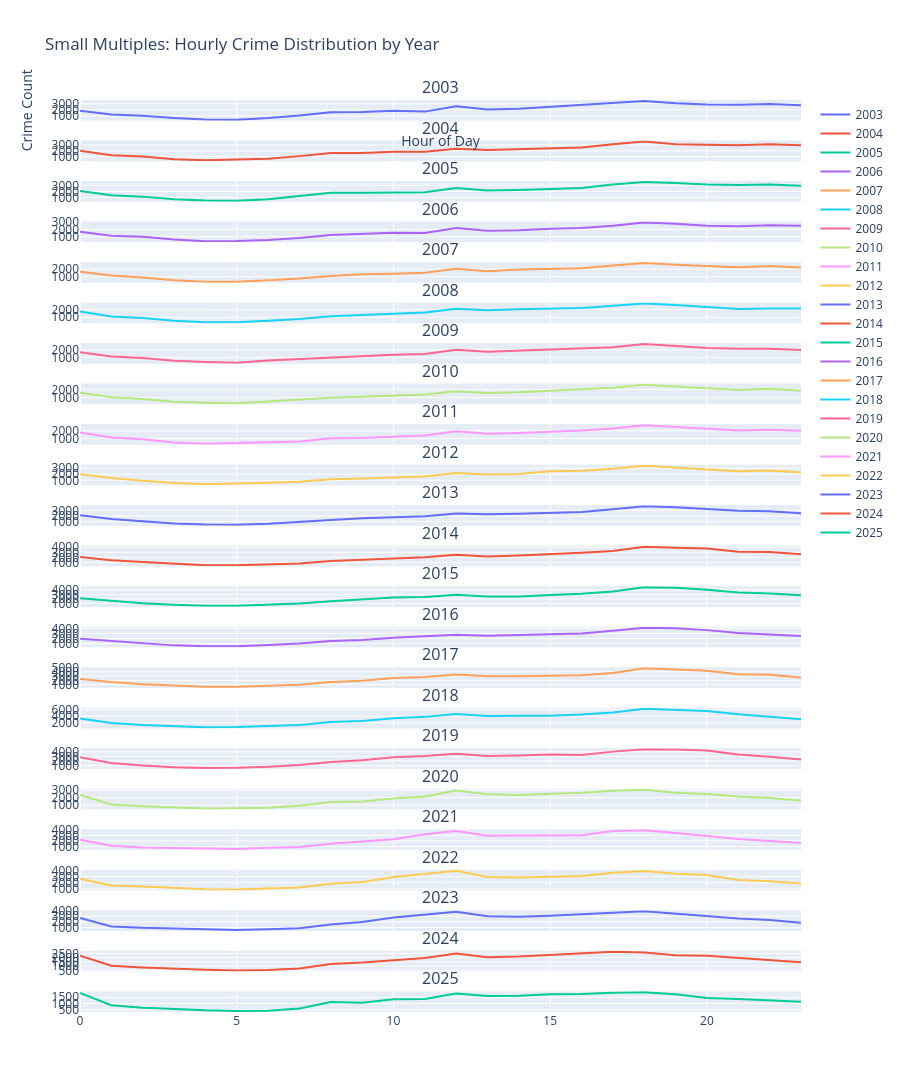

The notebook cell this image was saved under:
### Code cell
from plotly.subplots import make_subplots
import plotly.graph_objects as go

years = sorted(df_focus["Year"].unique())

fig = make_subplots(
    rows=len(years),
    cols=1,
    shared_xaxes=True,
    subplot_titles=[str(y) for y in years]
)

for i, year in enumerate(years, start=1):
    yearly = (
        df_focus[df_focus["Year"] == year]
        .groupby("Hour")
        .size()
        .reset_index(name="Count")
    )

    fig.add_trace(
        go.Scatter(
            x=yearly["Hour"],
            y=yearly["Count"],
            mode="lines",
            name=str(year)
        ),
        row=i,
        col=1
    )

fig.update_layout(
    height=300 * len(years),
    title="Small Multiples: Hourly Crime Distribution by Year",
    xaxis_title="Hour of Day",
    yaxis_title="Crime Count"
)

fig.show()

### Figure 1 — Plotly figure (JSON) as saved in the notebook; plotly's stock layout.template omitted (floating-point values rounded to 4 significant figures)
{"data": [{"mode": "lines", "name": "2003", "type": "scatter", "x": [0, 1, 2, 3, 4, 5, 6, 7, 8, 9, 10, 11, 12, 13, 14, 15, 16, 17, 18, 19, 20, 21, 22, 23], "xaxis": "x", "y": [1852, 1252, 1045, 648, 415, 385, 645, 1069, 1621, 1632, 1835, 1710, 2580, 2054, 2193, 2502, 2728, 3069, 3454, 3074, 2892, 2861, 2975, 2771], "yaxis": "y"}, {"mode": "lines", "name": "2004", "type": "scatter", "x": [0, 1, 2, 3, 4, 5, 6, 7, 8, 9, 10, 11, 12, 13, 14, 15, 16, 17, 18, 19, 20, 21, 22, 23], "xaxis": "x2", "y": [2004, 1253, 1033, 565, 390, 454, 637, 1084, 1622, 1622, 1824, 1821, 2359, 2151, 2288, 2449, 2542, 3102, 3583, 3133, 3086, 2962, 3138, 2967], "yaxis": "y2"}, {"mode": "lines", "name": "2005", "type": "scatter", "x": [0, 1, 2, 3, 4, 5, 6, 7, 8, 9, 10, 11, 12, 13, 14, 15, 16, 17, 18, 19, 20, 21, 22, 23], "xaxis": "x3", "y": [2047, 1360, 1133, 705, 500, 464, 705, 1196, 1763, 1760, 1874, 1865, 2565, 2136, 2213, 2369, 2551, 3128, 3537, 3372, 3136, 3050, 3115, 2933], "yaxis": "y3"}, {"mode": "lines", "name": "2006", "type": "scatter", "x": [0, 1, 2, 3, 4, 5, 6, 7, 8, 9, 10, 11, 12, 13, 14, 15, 16, 17, 18, 19, 20, 21, 22, 23], "xaxis": "x4", "y": [1704, 1135, 978, 598, 379, 404, 543, 823, 1230, 1390, 1532, 1522, 2206, 1817, 1898, 2116, 2197, 2521, 2956, 2777, 2516, 2443, 2581, 2504], "yaxis": "y4"}, {"mode": "lines", "name": "2007", "type": "scatter", "x": [0, 1, 2, 3, 4, 5, 6, 7, 8, 9, 10, 11, 12, 13, 14, 15, 16, 17, 18, 19, 20, 21, 22, 23], "xaxis": "x5", "y": [1656, 1155, 903, 542, 358, 350, 534, 765, 1110, 1328, 1406, 1523, 2063, 1730, 1941, 2042, 2119, 2468, 2790, 2566, 2426, 2239, 2405, 2225], "yaxis": "y5"}, {"mode": "lines", "name": "2008", "type": "scatter", "x": [0, 1, 2, 3, 4, 5, 6, 7, 8, 9, 10, 11, 12, 13, 14, 15, 16, 17, 18, 19, 20, 21, 22, 23], "xaxis": "x6", "y": [1745, 1095, 910, 553, 361, 357, 563, 781, 1134, 1285, 1459, 1636, 2111, 1902, 2048, 2126, 2224, 2516, 2782, 2600, 2330, 2087, 2144, 2140], "yaxis": "y6"}, {"mode": "lines", "name": "2009", "type": "scatter", "x": [0, 1, 2, 3, 4, 5, 6, 7, 8, 9, 10, 11, 12, 13, 14, 15, 16, 17, 18, 19, 20, 21, 22, 23], "xaxis": "x7", "y": [1686, 1102, 895, 527, 357, 273, 558, 746, 1028, 1171, 1330, 1438, 2028, 1751, 1889, 1971, 2132, 2345, 2766, 2515, 2248, 2137, 2148, 1982], "yaxis": "y7"}, {"mode": "lines", "name": "2010", "type": "scatter", "x": [0, 1, 2, 3, 4, 5, 6, 7, 8, 9, 10, 11, 12, 13, 14, 15, 16, 17, 18, 19, 20, 21, 22, 23], "xaxis": "x8", "y": [1590, 1041, 824, 472, 346, 281, 496, 706, 979, 1085, 1220, 1370, 1784, 1574, 1663, 1833, 1975, 2227, 2616, 2407, 2171, 1952, 2100, 1864], "yaxis": "y8"}, {"mode": "lines", "name": "2011", "type": "scatter", "x": [0, 1, 2, 3, 4, 5, 6, 7, 8, 9, 10, 11, 12, 13, 14, 15, 16, 17, 18, 19, 20, 21, 22, 23], "xaxis": "x9", "y": [1787, 1141, 907, 510, 333, 395, 536, 620, 1056, 1078, 1203, 1390, 1943, 1637, 1720, 1868, 2047, 2313, 2730, 2494, 2307, 2055, 2143, 1996], "yaxis": "y9"}, {"mode": "lines", "name": "2012", "type": "scatter", "x": [0, 1, 2, 3, 4, 5, 6, 7, 8, 9, 10, 11, 12, 13, 14, 15, 16, 17, 18, 19, 20, 21, 22, 23], "xaxis": "x10", "y": [1987, 1387, 920, 568, 345, 434, 610, 771, 1169, 1301, 1526, 1653, 2214, 1954, 2032, 2492, 2596, 2901, 3425, 3096, 2775, 2514, 2628, 2289], "yaxis": "y10"}, {"mode": "lines", "name": "2013", "type": "scatter", "x": [0, 1, 2, 3, 4, 5, 6, 7, 8, 9, 10, 11, 12, 13, 14, 15, 16, 17, 18, 19, 20, 21, 22, 23], "xaxis": "x11", "y": [2129, 1475, 1041, 668, 476, 424, 626, 887, 1282, 1601, 1831, 1983, 2473, 2304, 2402, 2593, 2730, 3214, 3776, 3564, 3286, 2935, 2845, 2515], "yaxis": "y11"}, {"mode": "lines", "name": "2014", "type": "scatter", "x": [0, 1, 2, 3, 4, 5, 6, 7, 8, 9, 10, 11, 12, 13, 14, 15, 16, 17, 18, 19, 20, 21, 22, 23], "xaxis": "x12", "y": [2055, 1435, 1083, 699, 445, 439, 590, 819, 1311, 1567, 1887, 2011, 2528, 2182, 2390, 2624, 2901, 3274, 4113, 3927, 3755, 3117, 3072, 2640], "yaxis": "y12"}, {"mode": "lines", "name": "2015", "type": "scatter", "x": [0, 1, 2, 3, 4, 5, 6, 7, 8, 9, 10, 11, 12, 13, 14, 15, 16, 17, 18, 19, 20, 21, 22, 23], "xaxis": "x13", "y": [2142, 1520, 1030, 730, 467, 484, 663, 967, 1470, 1860, 2313, 2449, 2960, 2551, 2545, 2859, 3159, 3644, 4627, 4517, 4068, 3447, 3231, 2813], "yaxis": "y13"}, {"mode": "lines", "name": "2016", "type": "scatter", "x": [0, 1, 2, 3, 4, 5, 6, 7, 8, 9, 10, 11, 12, 13, 14, 15, 16, 17, 18, 19, 20, 21, 22, 23], "xaxis": "x14", "y": [1968, 1502, 1041, 660, 472, 498, 737, 1018, 1535, 1735, 2149, 2428, 2730, 2539, 2678, 2722, 2971, 3541, 4116, 4017, 3646, 3093, 2761, 2500], "yaxis": "y14"}, {"mode": "lines", "name": "2017", "type": "scatter", "x": [0, 1, 2, 3, 4, 5, 6, 7, 8, 9, 10, 11, 12, 13, 14, 15, 16, 17, 18, 19, 20, 21, 22, 23], "xaxis": "x15", "y": [2330, 1608, 1069, 746, 522, 487, 716, 980, 1596, 1916, 2539, 2796, 3363, 2984, 2979, 3037, 3216, 3721, 4836, 4541, 4241, 3459, 3291, 2657], "yaxis": "y15"}, {"mode": "lines", "name": "2018", "type": "scatter", "x": [0, 1, 2, 3, 4, 5, 6, 7, 8, 9, 10, 11, 12, 13, 14, 15, 16, 17, 18, 19, 20, 21, 22, 23], "xaxis": "x16", "y": [3348, 1991, 1351, 939, 641, 719, 996, 1379, 2239, 2559, 3363, 3799, 4658, 4064, 4124, 4165, 4486, 5131, 6244, 5983, 5566, 4555, 3754, 3046], "yaxis": "y16"}, {"mode": "lines", "name": "2019", "type": "scatter", "x": [0, 1, 2, 3, 4, 5, 6, 7, 8, 9, 10, 11, 12, 13, 14, 15, 16, 17, 18, 19, 20, 21, 22, 23], "xaxis": "x17", "y": [2828, 1603, 1058, 671, 528, 564, 789, 1150, 1785, 2194, 2804, 3093, 3611, 3126, 3233, 3416, 3332, 4045, 4558, 4515, 4276, 3438, 2933, 2325], "yaxis": "y17"}, {"mode": "lines", "name": "2020", "type": "scatter", "x": [0, 1, 2, 3, 4, 5, 6, 7, 8, 9, 10, 11, 12, 13, 14, 15, 16, 17, 18, 19, 20, 21, 22, 23], "xaxis": "x18", "y": [2343, 1090, 857, 717, 564, 575, 636, 908, 1410, 1470, 1890, 2137, 2953, 2442, 2337, 2526, 2647, 2918, 3042, 2632, 2484, 2136, 1955, 1580], "yaxis": "y18"}, {"mode": "lines", "name": "2021", "type": "scatter", "x": [0, 1, 2, 3, 4, 5, 6, 7, 8, 9, 10, 11, 12, 13, 14, 15, 16, 17, 18, 19, 20, 21, 22, 23], "xaxis": "x19", "y": [2225, 1144, 822, 751, 594, 577, 768, 914, 1515, 1847, 2286, 3200, 3779, 2920, 2922, 3051, 3030, 3770, 3899, 3414, 2858, 2354, 1979, 1639], "yaxis": "y19"}, {"mode": "lines", "name": "2022", "type": "scatter", "x": [0, 1, 2, 3, 4, 5, 6, 7, 8, 9, 10, 11, 12, 13, 14, 15, 16, 17, 18, 19, 20, 21, 22, 23], "xaxis": "x20", "y": [2646, 1553, 1370, 1157, 942, 904, 1046, 1234, 1840, 2103, 2930, 3476, 3935, 2925, 2843, 2961, 3076, 3627, 3884, 3455, 3236, 2449, 2242, 1878], "yaxis": "y20"}, {"mode": "lines", "name": "2023", "type": "scatter", "x": [0, 1, 2, 3, 4, 5, 6, 7, 8, 9, 10, 11, 12, 13, 14, 15, 16, 17, 18, 19, 20, 21, 22, 23], "xaxis": "x21", "y": [2697, 1190, 938, 826, 643, 571, 707, 873, 1557, 1966, 2759, 3274, 3811, 3007, 2903, 3082, 3285, 3611, 3877, 3452, 3141, 2607, 2337, 1844], "yaxis": "y21"}, {"mode": "lines", "name": "2024", "type": "scatter", "x": [0, 1, 2, 3, 4, 5, 6, 7, 8, 9, 10, 11, 12, 13, 14, 15, 16, 17, 18, 19, 20, 21, 22, 23], "xaxis": "x22", "y": [2216, 1044, 827, 679, 552, 482, 547, 709, 1251, 1427, 1730, 1958, 2474, 2046, 2117, 2289, 2480, 2683, 2596, 2281, 2209, 1943, 1724, 1463], "yaxis": "y22"}, {"mode": "lines", "name": "2025", "type": "scatter", "x": [0, 1, 2, 3, 4, 5, 6, 7, 8, 9, 10, 11, 12, 13, 14, 15, 16, 17, 18, 19, 20, 21, 22, 23], "xaxis": "x23", "y": [1844, 858, 661, 531, 448, 398, 410, 600, 1112, 1064, 1347, 1364, 1807, 1598, 1616, 1751, 1773, 1860, 1898, 1742, 1436, 1364, 1234, 1141], "yaxis": "y23"}], "layout": {"annotations": [{"font": {"size": 16}, "showarrow": false, "text": "2003", "x": 0.5, "xanchor": "center", "xref": "paper", "y": 1, "yanchor": "bottom", "yref": "paper"}, {"font": {"size": 16}, "showarrow": false, "text": "2004", "x": 0.5, "xanchor": "center", "xref": "paper", "y": 0.9556, "yanchor": "bottom", "yref": "paper"}, {"font": {"size": 16}, "showarrow": false, "text": "2005", "x": 0.5, "xanchor": "center", "xref": "paper", "y": 0.9112, "yanchor": "bottom", "yref": "paper"}, {"font": {"size": 16}, "showarrow": false, "text": "2006", "x": 0.5, "xanchor": "center", "xref": "paper", "y": 0.8667, "yanchor": "bottom", "yref": "paper"}, {"font": {"size": 16}, "showarrow": false, "text": "2007", "x": 0.5, "xanchor": "center", "xref": "paper", "y": 0.8223, "yanchor": "bottom", "yref": "paper"}, {"font": {"size": 16}, "showarrow": false, "text": "2008", "x": 0.5, "xanchor": "center", "xref": "paper", "y": 0.7779, "yanchor": "bottom", "yref": "paper"}, {"font": {"size": 16}, "showarrow": false, "text": "2009", "x": 0.5, "xanchor": "center", "xref": "paper", "y": 0.7335, "yanchor": "bottom", "yref": "paper"}, {"font": {"size": 16}, "showarrow": false, "text": "2010", "x": 0.5, "xanchor": "center", "xref": "paper", "y": 0.689, "yanchor": "bottom", "yref": "paper"}, {"font": {"size": 16}, "showarrow": false, "text": "2011", "x": 0.5, "xanchor": "center", "xref": "paper", "y": 0.6446, "yanchor": "bottom", "yref": "paper"}, {"font": {"size": 16}, "showarrow": false, "text": "2012", "x": 0.5, "xanchor": "center", "xref": "paper", "y": 0.6002, "yanchor": "bottom", "yref": "paper"}, {"font": {"size": 16}, "showarrow": false, "text": "2013", "x": 0.5, "xanchor": "center", "xref": "paper", "y": 0.5558, "yanchor": "bottom", "yref": "paper"}, {"font": {"size": 16}, "showarrow": false, "text": "2014", "x": 0.5, "xanchor": "center", "xref": "paper", "y": 0.5113, "yanchor": "bottom", "yref": "paper"}, {"font": {"size": 16}, "showarrow": false, "text": "2015", "x": 0.5, "xanchor": "center", "xref": "paper", "y": 0.4669, "yanchor": "bottom", "yref": "paper"}, {"font": {"size": 16}, "showarrow": false, "text": "2016", "x": 0.5, "xanchor": "center", "xref": "paper", "y": 0.4225, "yanchor": "bottom", "yref": "paper"}, {"font": {"size": 16}, "showarrow": false, "text": "2017", "x": 0.5, "xanchor": "center", "xref": "paper", "y": 0.3781, "yanchor": "bottom", "yref": "paper"}, {"font": {"size": 16}, "showarrow": false, "text": "2018", "x": 0.5, "xanchor": "center", "xref": "paper", "y": 0.3336, "yanchor": "bottom", "yref": "paper"}, {"font": {"size": 16}, "showarrow": false, "text": "2019", "x": 0.5, "xanchor": "center", "xref": "paper", "y": 0.2892, "yanchor": "bottom", "yref": "paper"}, {"font": {"size": 16}, "showarrow": false, "text": "2020", "x": 0.5, "xanchor": "center", "xref": "paper", "y": 0.2448, "yanchor": "bottom", "yref": "paper"}, {"font": {"size": 16}, "showarrow": false, "text": "2021", "x": 0.5, "xanchor": "center", "xref": "paper", "y": 0.2004, "yanchor": "bottom", "yref": "paper"}, {"font": {"size": 16}, "showarrow": false, "text": "2022", "x": 0.5, "xanchor": "center", "xref": "paper", "y": 0.156, "yanchor": "bottom", "yref": "paper"}, {"font": {"size": 16}, "showarrow": false, "text": "2023", "x": 0.5, "xanchor": "center", "xref": "paper", "y": 0.1115, "yanchor": "bottom", "yref": "paper"}, {"font": {"size": 16}, "showarrow": false, "text": "2024", "x": 0.5, "xanchor": "center", "xref": "paper", "y": 0.06711, "yanchor": "bottom", "yref": "paper"}, {"font": {"size": 16}, "showarrow": false, "text": "2025", "x": 0.5, "xanchor": "center", "xref": "paper", "y": 0.02268, "yanchor": "bottom", "yref": "paper"}], "height": 6900, "title": {"text": "Small Multiples: Hourly Crime Distribution by Year"}, "xaxis": {"anchor": "y", "domain": [0, 1], "matches": "x23", "showticklabels": false, "title": {"text": "Hour of Day"}}, "xaxis10": {"anchor": "y10", "domain": [0, 1], "matches": "x23", "showticklabels": false}, "xaxis11": {"anchor": "y11", "domain": [0, 1], "matches": "x23", "showticklabels": false}, "xaxis12": {"anchor": "y12", "domain": [0, 1], "matches": "x23", "showticklabels": false}, "xaxis13": {"anchor": "y13", "domain": [0, 1], "matches": "x23", "showticklabels": false}, "xaxis14": {"anchor": "y14", "domain": [0, 1], "matches": "x23", "showticklabels": false}, "xaxis15": {"anchor": "y15", "domain": [0, 1], "matches": "x23", "showticklabels": false}, "xaxis16": {"anchor": "y16", "domain": [0, 1], "matches": "x23", "showticklabels": false}, "xaxis17": {"anchor": "y17", "domain": [0, 1], "matches": "x23", "showticklabels": false}, "xaxis18": {"anchor": "y18", "domain": [0, 1], "matches": "x23", "showticklabels": false}, "xaxis19": {"anchor": "y19", "domain": [0, 1], "matches": "x23", "showticklabels": false}, "xaxis2": {"anchor": "y2", "domain": [0, 1], "matches": "x23", "showticklabels": false}, "xaxis20": {"anchor": "y20", "domain": [0, 1], "matches": "x23", "showticklabels": false}, "xaxis21": {"anchor": "y21", "domain": [0, 1], "matches": "x23", "showticklabels": false}, "xaxis22": {"anchor": "y22", "domain": [0, 1], "matches": "x23", "showticklabels": false}, "xaxis23": {"anchor": "y23", "domain": [0, 1]}, "xaxis3": {"anchor": "y3", "domain": [0, 1], "matches": "x23", "showticklabels": false}, "xaxis4": {"anchor": "y4", "domain": [0, 1], "matches": "x23", "showticklabels": false}, "xaxis5": {"anchor": "y5", "domain": [0, 1], "matches": "x23", "showticklabels": false}, "xaxis6": {"anchor": "y6", "domain": [0, 1], "matches": "x23", "showticklabels": false}, "xaxis7": {"anchor": "y7", "domain": [0, 1], "matches": "x23", "showticklabels": false}, "xaxis8": {"anchor": "y8", "domain": [0, 1], "matches": "x23", "showticklabels": false}, "xaxis9": {"anchor": "y9", "domain": [0, 1], "matches": "x23", "showticklabels": false}, "yaxis": {"anchor": "x", "domain": [0.9773, 1], "title": {"text": "Crime Count"}}, "yaxis10": {"anchor": "x10", "domain": [0.5775, 0.6002]}, "yaxis11": {"anchor": "x11", "domain": [0.5331, 0.5558]}, "yaxis12": {"anchor": "x12", "domain": [0.4887, 0.5113]}, "yaxis13": {"anchor": "x13", "domain": [0.4442, 0.4669]}, "yaxis14": {"anchor": "x14", "domain": [0.3998, 0.4225]}, "yaxis15": {"anchor": "x15", "domain": [0.3554, 0.3781]}, "yaxis16": {"anchor": "x16", "domain": [0.311, 0.3336]}, "yaxis17": {"anchor": "x17", "domain": [0.2665, 0.2892]}, "yaxis18": {"anchor": "x18", "domain": [0.2221, 0.2448]}, "yaxis19": {"anchor": "x19", "domain": [0.1777, 0.2004]}, "yaxis2": {"anchor": "x2", "domain": [0.9329, 0.9556]}, "yaxis20": {"anchor": "x20", "domain": [0.1333, 0.156]}, "yaxis21": {"anchor": "x21", "domain": [0.08885, 0.1115]}, "yaxis22": {"anchor": "x22", "domain": [0.04442, 0.06711]}, "yaxis23": {"anchor": "x23", "domain": [0, 0.02268]}, "yaxis3": {"anchor": "x3", "domain": [0.8885, 0.9112]}, "yaxis4": {"anchor": "x4", "domain": [0.844, 0.8667]}, "yaxis5": {"anchor": "x5", "domain": [0.7996, 0.8223]}, "yaxis6": {"anchor": "x6", "domain": [0.7552, 0.7779]}, "yaxis7": {"anchor": "x7", "domain": [0.7108, 0.7335]}, "yaxis8": {"anchor": "x8", "domain": [0.6664, 0.689]}, "yaxis9": {"anchor": "x9", "domain": [0.6219, 0.6446]}}}
